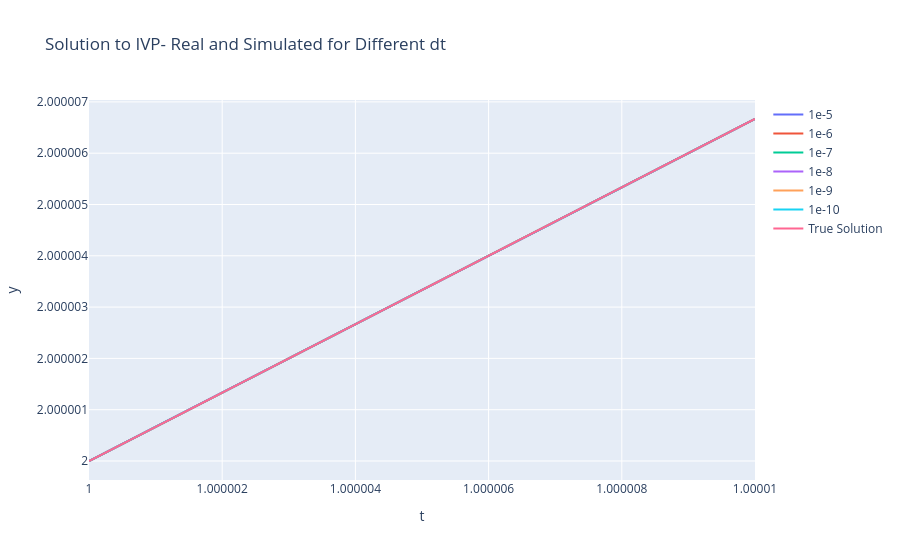
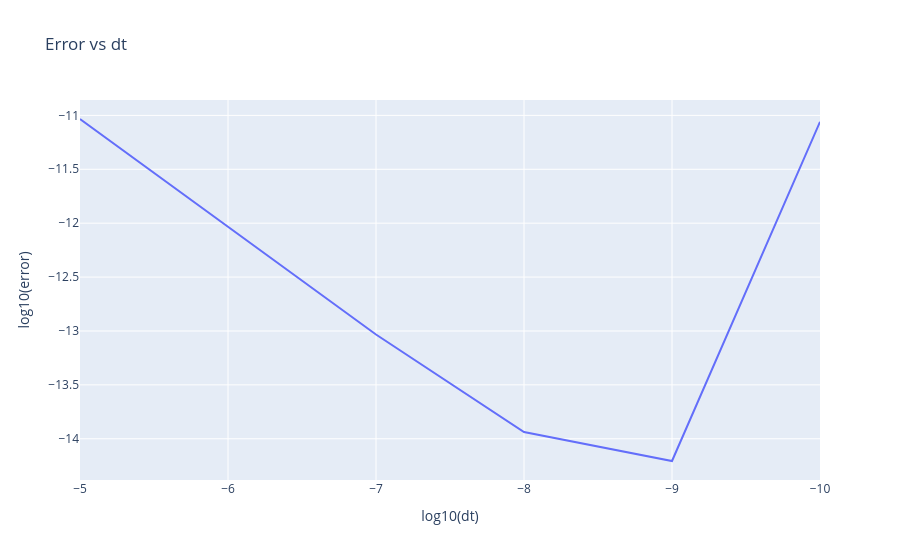

Notebook source saved alongside these figures, in order:
### Markdown cell above
#### Problem 2
##### Error due to $\Delta t$ size

### Code cell
import numpy as np
from functions import *
import plotly.graph_objects as go 

# Forward Euler Function
def f(t,y):
    yp = (1+t)/(1+y)
    return yp

def f_truth(t):
    """  
    True solution to compare with integrated solution
    """
    return np.sqrt(t**2 + 2*t + 6) - 1

# Integration Paramters
t0 = 1
dt_list = 10**(-np.linspace(5,10,6))
tf = t0+1e-5
y0 = 2
t_truth = np.linspace(1,tf,100)

# Solving Equation
t_vec_list = []
y_vec_list = []
for dt in dt_list:
    t_vec,y_vec = forward_euler(f,t0,y0,tf,dt)
    t_vec_list.append(t_vec)
    y_vec_list.append(y_vec)
    print(t_vec[-1] - 1+1e-5)
truth = f_truth(t_truth)

# Plotting
fig = go.Figure()
names = ['1e-5','1e-6','1e-7','1e-8','1e-9','1e-10']
for i in range(len(y_vec_list)):
    y = y_vec_list[i]
    t = t_vec_list[i]
    nm = names[i]
    numerical_solution = go.Scatter(x=t,y=y,mode='lines',name=nm)
    fig.add_trace(numerical_solution)
true_solution = go.Scatter(x=t_truth,y=truth,mode='lines',name='True Solution')
fig.add_trace(true_solution)
fig.update_layout(title='Solution to IVP- Real and Simulated for Different dt',xaxis_title='t',yaxis_title='y')
fig.show()

# # Error Analysis
y_end = []
for i in range(len(y_vec_list)):
    y_end.append(y_vec_list[i][-1])

y_truth = f_truth(tf)

error = [np.log10(np.abs(y - y_truth)) for y in y_end]

fig = go.Figure()
trace = go.Scatter(x=np.log10(dt_list),y=error,mode='lines',name='Error')
fig.add_trace(trace)
fig.update_layout(title='Error vs dt',xaxis_title='log10(dt)',yaxis_title='log10(error)')
fig.update_xaxes(autorange='reversed')
fig.show()

### Figure 1 — Plotly figure (JSON) as saved in the notebook; plotly's stock layout.template omitted (floating-point values rounded to 4 significant figures; data arrays with more than 128 entries replaced by an {"elided": "..."} marker saying what was removed)
{"data": [{"mode": "lines", "name": "1e-5", "type": "scatter", "x": [1.0, 1.0], "y": [2, 2.0]}, {"mode": "lines", "name": "1e-6", "type": "scatter", "x": [1.0, 1.0, 1.0, 1.0, 1.0, 1.0, 1.0, 1.0, 1.0, 1.0, 1.0], "y": [2, 2.0, 2.0, 2.0, 2.0, 2.0, 2.0, 2.0, 2.0, 2.0, 2.0]}, {"mode": "lines", "name": "1e-7", "type": "scatter", "x": [1.0, 1.0, 1.0, 1.0, 1.0, 1.0, 1.0, 1.0, 1.0, 1.0, 1.0, 1.0, 1.0, 1.0, 1.0, 1.0, 1.0, 1.0, 1.0, 1.0, 1.0, 1.0, 1.0, 1.0, 1.0, 1.0, 1.0, 1.0, 1.0, 1.0, 1.0, 1.0, 1.0, 1.0, 1.0, 1.0, 1.0, 1.0, 1.0, 1.0, 1.0, 1.0, 1.0, 1.0, 1.0, 1.0, 1.0, 1.0, 1.0, 1.0, 1.0, 1.0, 1.0, 1.0, 1.0, 1.0, 1.0, 1.0, 1.0, 1.0, 1.0, 1.0, 1.0, 1.0, 1.0, 1.0, 1.0, 1.0, 1.0, 1.0, 1.0, 1.0, 1.0, 1.0, 1.0, 1.0, 1.0, 1.0, 1.0, 1.0, 1.0, 1.0, 1.0, 1.0, 1.0, 1.0, 1.0, 1.0, 1.0, 1.0, 1.0, 1.0, 1.0, 1.0, 1.0, 1.0, 1.0, 1.0, 1.0, 1.0, 1.0], "y": [2, 2.0, 2.0, 2.0, 2.0, 2.0, 2.0, 2.0, 2.0, 2.0, 2.0, 2.0, 2.0, 2.0, 2.0, 2.0, 2.0, 2.0, 2.0, 2.0, 2.0, 2.0, 2.0, 2.0, 2.0, 2.0, 2.0, 2.0, 2.0, 2.0, 2.0, 2.0, 2.0, 2.0, 2.0, 2.0, 2.0, 2.0, 2.0, 2.0, 2.0, 2.0, 2.0, 2.0, 2.0, 2.0, 2.0, 2.0, 2.0, 2.0, 2.0, 2.0, 2.0, 2.0, 2.0, 2.0, 2.0, 2.0, 2.0, 2.0, 2.0, 2.0, 2.0, 2.0, 2.0, 2.0, 2.0, 2.0, 2.0, 2.0, 2.0, 2.0, 2.0, 2.0, 2.0, 2.0, 2.0, 2.0, 2.0, 2.0, 2.0, 2.0, 2.0, 2.0, 2.0, 2.0, 2.0, 2.0, 2.0, 2.0, 2.0, 2.0, 2.0, 2.0, 2.0, 2.0, 2.0, 2.0, 2.0, 2.0, 2.0]}, {"mode": "lines", "name": "1e-8", "type": "scatter", "x": {"elided": "1001 float values"}, "y": {"elided": "1001 float values"}}, {"mode": "lines", "name": "1e-9", "type": "scatter", "x": {"elided": "10001 float values"}, "y": {"elided": "10001 float values"}}, {"mode": "lines", "name": "1e-10", "type": "scatter", "x": {"elided": "100001 float values"}, "y": {"elided": "100001 float values"}}, {"mode": "lines", "name": "True Solution", "type": "scatter", "x": [1.0, 1.0, 1.0, 1.0, 1.0, 1.0, 1.0, 1.0, 1.0, 1.0, 1.0, 1.0, 1.0, 1.0, 1.0, 1.0, 1.0, 1.0, 1.0, 1.0, 1.0, 1.0, 1.0, 1.0, 1.0, 1.0, 1.0, 1.0, 1.0, 1.0, 1.0, 1.0, 1.0, 1.0, 1.0, 1.0, 1.0, 1.0, 1.0, 1.0, 1.0, 1.0, 1.0, 1.0, 1.0, 1.0, 1.0, 1.0, 1.0, 1.0, 1.0, 1.0, 1.0, 1.0, 1.0, 1.0, 1.0, 1.0, 1.0, 1.0, 1.0, 1.0, 1.0, 1.0, 1.0, 1.0, 1.0, 1.0, 1.0, 1.0, 1.0, 1.0, 1.0, 1.0, 1.0, 1.0, 1.0, 1.0, 1.0, 1.0, 1.0, 1.0, 1.0, 1.0, 1.0, 1.0, 1.0, 1.0, 1.0, 1.0, 1.0, 1.0, 1.0, 1.0, 1.0, 1.0, 1.0, 1.0, 1.0, 1.0], "y": [2.0, 2.0, 2.0, 2.0, 2.0, 2.0, 2.0, 2.0, 2.0, 2.0, 2.0, 2.0, 2.0, 2.0, 2.0, 2.0, 2.0, 2.0, 2.0, 2.0, 2.0, 2.0, 2.0, 2.0, 2.0, 2.0, 2.0, 2.0, 2.0, 2.0, 2.0, 2.0, 2.0, 2.0, 2.0, 2.0, 2.0, 2.0, 2.0, 2.0, 2.0, 2.0, 2.0, 2.0, 2.0, 2.0, 2.0, 2.0, 2.0, 2.0, 2.0, 2.0, 2.0, 2.0, 2.0, 2.0, 2.0, 2.0, 2.0, 2.0, 2.0, 2.0, 2.0, 2.0, 2.0, 2.0, 2.0, 2.0, 2.0, 2.0, 2.0, 2.0, 2.0, 2.0, 2.0, 2.0, 2.0, 2.0, 2.0, 2.0, 2.0, 2.0, 2.0, 2.0, 2.0, 2.0, 2.0, 2.0, 2.0, 2.0, 2.0, 2.0, 2.0, 2.0, 2.0, 2.0, 2.0, 2.0, 2.0, 2.0]}], "layout": {"title": {"text": "Solution to IVP- Real and Simulated for Different dt"}, "xaxis": {"title": {"text": "t"}}, "yaxis": {"title": {"text": "y"}}}}

### Figure 2 — Plotly figure (JSON) as saved in the notebook; plotly's stock layout.template omitted (floating-point values rounded to 4 significant figures)
{"data": [{"mode": "lines", "name": "Error", "type": "scatter", "x": [-5.0, -6.0, -7.0, -8.0, -9.0, -10.0], "y": [-11.03, -12.03, -13.03, -13.94, -14.21, -11.06]}], "layout": {"title": {"text": "Error vs dt"}, "xaxis": {"autorange": "reversed", "title": {"text": "log10(dt)"}}, "yaxis": {"title": {"text": "log10(error)"}}}}
